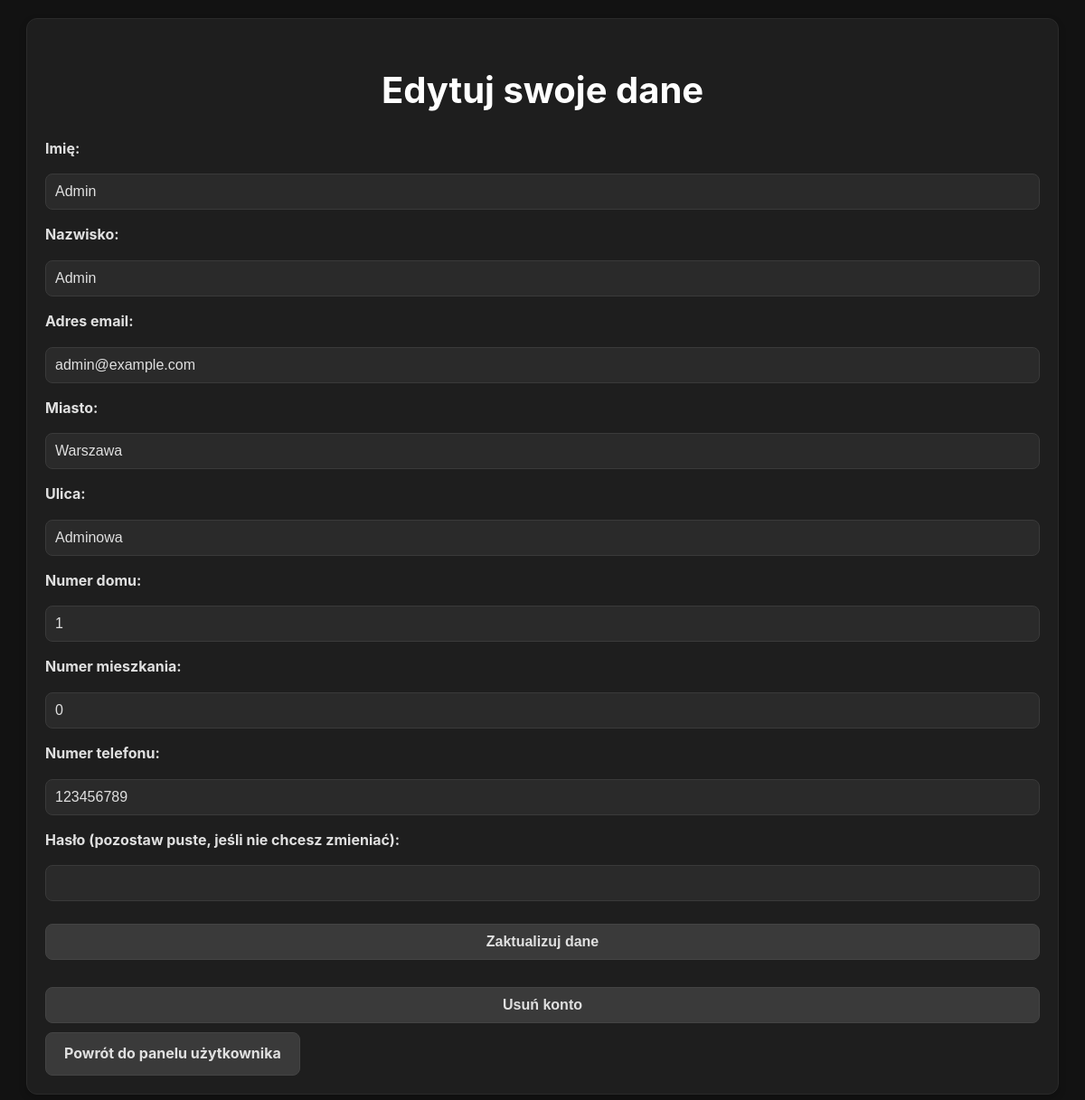
Page /edit_profile.php (signed in) on the committed database.
### tables this page shows
CREATE TABLE `uzytkownicy` (
  `id_user` int(11) NOT NULL,
  `login` varchar(255) DEFAULT NULL,
  `haslo` varchar(255) DEFAULT NULL,
  `email` varchar(255) DEFAULT NULL,
  `imie` varchar(255) DEFAULT NULL,
  `nazwisko` varchar(255) DEFAULT NULL,
  `miasto` varchar(255) DEFAULT NULL,
  `ulica` varchar(255) DEFAULT NULL,
  `nr_domu` int(11) DEFAULT NULL,
  `nr_mieszkania` int(11) DEFAULT NULL,
  `nr_telefonu` varchar(255) DEFAULT NULL,
  `id_uprawnienia` int(11) DEFAULT NULL
);

### edit_profile.php (the view, shortened to what this page needs)
<?php
include 'config.php';
$id_user = $_SESSION['id_user'];
$stmt = $pdo->prepare("SELECT * FROM uzytkownicy WHERE id_user = ?");
$stmt->execute([$id_user]);
$user = $stmt->fetch();
?>
<!DOCTYPE html>
<html lang="pl">
<head>
    <link rel="stylesheet" href="style.css">
</head>
<body>
    <div class="container">
        <h1>Edytuj swoje dane</h1>
        <form method="POST">
            <label for="imie">Imię:</label>
            <input type="text" id="imie" name="imie" value="<?= htmlspecialchars($user['imie']) ?>" required>
            <label for="nazwisko">Nazwisko:</label>
            <input type="text" id="nazwisko" name="nazwisko" value="<?= htmlspecialchars($user['nazwisko']) ?>" required>
            <label for="email">Adres email:</label>
            <input type="email" id="email" name="email" value="<?= htmlspecialchars($user['email']) ?>" required>
            <label for="miasto">Miasto:</label>
            <input type="text" id="miasto" name="miasto" value="<?= htmlspecialchars($user['miasto']) ?>" required>
            <label for="ulica">Ulica:</label>
            <input type="text" id="ulica" name="ulica" value="<?= htmlspecialchars($user['ulica']) ?>" required>
            <label for="nr_domu">Numer domu:</label>
            <input type="number" id="nr_domu" name="nr_domu" value="<?= htmlspecialchars($user['nr_domu']) ?>" required>
            <label for="nr_mieszkania">Numer mieszkania:</label>
            <input type="number" id="nr_mieszkania" name="nr_mieszkania" value="<?= htmlspecialchars($user['nr_mieszkania']) ?>">
            <label for="nr_telefonu">Numer telefonu:</label>
            <input type="text" id="nr_telefonu" name="nr_telefonu" value="<?= htmlspecialchars($user['nr_telefonu']) ?>" required>
            <label for="haslo">Hasło (pozostaw puste, jeśli nie chcesz zmieniać):</label>
            <input type="password" id="haslo" name="haslo">
            <button type="submit" name="update_profile" class="button">Zaktualizuj dane</button>
        </form>
        <form method="POST" onsubmit="return confirm('Czy na pewno chcesz usunąć swoje konto?');">
            <button type="submit" name="delete_account" class="button">Usuń konto</button>
        </form>
        <a href="user_dashboard.php" class="button">Powrót do panelu użytkownika</a>
    </div>
</body>
</html>

### style.css (style rules this page uses)
body { font-family: 'Inter', sans-serif; background: #121212; color: #e0e0e0; margin: 0; padding: 0; line-height: 1.6; }
.container { max-width: 1100px; margin: 20px auto; padding: 20px; background: #1e1e1e; border: 1px solid #2a2a2a; border-radius: 12px; box-shadow: 0 4px 8px rgba(0, 0, 0, 0.2); }
h1, h2, h3 { color: #ffffff; font-weight: 700; margin-bottom: 20px; text-align: center; }
h1 { font-size: 2.5rem; }
.button { display: inline-block; padding: 10px 20px; background: #3a3a3a; color: #e0e0e0; font-size: 1rem; font-weight: bold; text-decoration: none; border-radius: 8px; border: 1px solid #444; margin-top: 10px; transition: background 0.3s ease, transform 0.2s ease; }
form { display: flex; flex-direction: column; gap: 15px; margin-top: 20px; }
form label { font-weight: bold; color: #e0e0e0; }
form input { padding: 10px; font-size: 1rem; border: 1px solid #3a3a3a; background: #2a2a2a; color: #e0e0e0; border-radius: 8px; width: 100%; box-sizing: border-box; transition: border-color 0.3s ease, box-shadow 0.3s ease; }
form button { padding: 10px 20px; background: #3a3a3a; color: #e0e0e0; font-size: 1rem; font-weight: bold; border-radius: 8px; border: 1px solid #444; cursor: pointer; transition: background 0.3s ease, transform 0.2s ease; }

### rows in the picture
uzytkownicy: imie "Admin", nazwisko "Admin", email "admin@example.com", miasto "Warszawa", ulica "Adminowa", nr_domu "1", nr_mieszkania "0", nr_telefonu "123456789"
